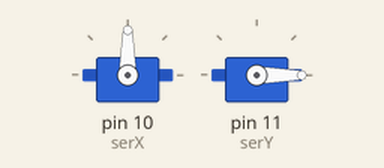
Simulated run of this sketch. Board: Arduino Uno, built with avr-gcc and run on an emulated ATmega328P. Shown: 2 × servo. Random numbers use the default seed unless the sketch sets one.

Above: at 0.37 s.
At 10.95 s:
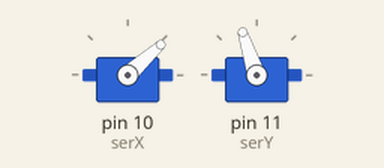
At 20.24 s:
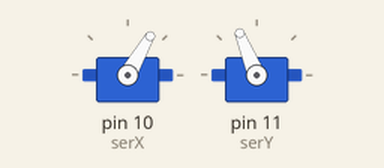
At 39.68 s:
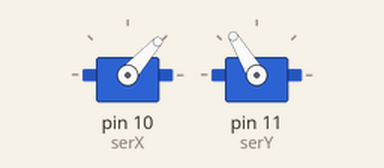
Timing chart, 0 to 40.0 s (numbered marks = the images above):
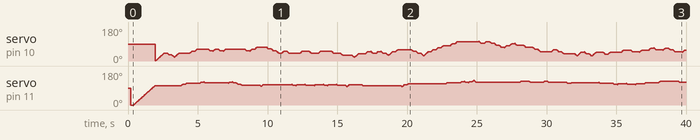

The sketch:

random.ino
```cpp
#include<Servo.h>

Servo serX;
Servo serY;
int xData;
int yData;
//int xDir;
//int yDir;
int dir;
int amount = 10;

void setup() {
  serX.attach(10);
  serY.attach(11);
  //Serial.begin(9600);
  //Serial.setTimeout(10); //I think these are actually useless and I just forgot to take them out so if it doesn't work try uncommenting these
  serX.write(90); //Makes the servos move to a straight forward position
  serY.write(90);
}

void loop() {
  //Y100-130 X30-110
  //The default range I have it set up for
  dir = random(4);
  delay(200);
  switch(dir) //changing the value of amount will change how much the servos move
  {
    case 0:
      amount = 10;
      xPosDir();
      break;
    case 1:
      amount = 10;
      xNegDir();
      break;
    case 2:
      amount = 5;
      yPosDir();
      break;
    case 3:
      amount = 5;
      yNegDir();
      break;
  }
  while(yData > 130 || yData < 100 || xData > 110 || xData < 30) //change these and the if elses below to modify the bounds of the servos
  {
    if(yData > 130)
    {
      amount = 10;
      yNegDir();
    }
    else if(yData < 100)
    {
      amount = 10;
      yPosDir();
    }
    else if(xData > 110)
    {
      amount = 20;
      xNegDir();
    }
    else
    {
      amount = 20;
      xPosDir();
    }
  }

}
void xPosDir() //all of these functions just make the servo move more smoothly with less speed.
{
  amount = xData + amount;
  for(xData = xData; xData <= amount; xData++)
  {
    serX.write(xData);
    delay(15);
  }
}
void xNegDir()
{
  amount = xData - amount;
  for(xData = xData; xData >= amount; xData--)
  {
    serX.write(xData);
    delay(15);
  }
}
void yPosDir()
{
  amount = yData + amount;
  for(yData = yData; yData <= amount; yData++)
  {
    serY.write(yData);
    delay(15);
  }
}
void yNegDir()
{
  amount = yData - amount;
  for(yData = yData; yData >= amount; yData--)
  {
    serY.write(yData);
    delay(15);
  }
}
```
